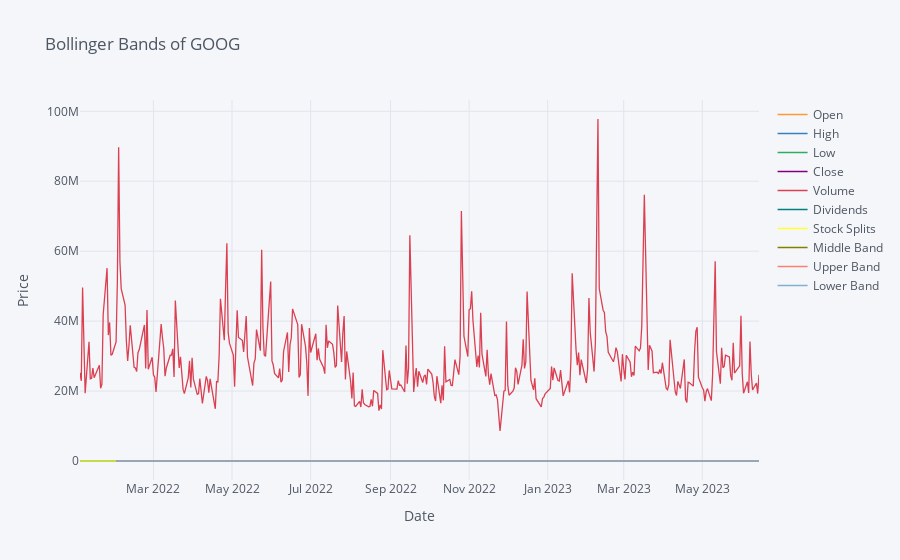

The code cell stored with this chart in its notebook:
### Markdown cell above
## Bollinger Bands

### Code cell
import yfinance as yf
import cufflinks as cf
import plotly.offline

cf.go_offline()
cf.set_config_file(offline=False, world_readable=True)

# Define the Ticker Symbol
ticker_symbol = "GOOG"

# Get the data on this ticker
ticker_data = yf.Ticker(ticker_symbol)

# Get the historical prices for the specified period
ticker_df = ticker_data.history(period="1d", start="2022-1-1", end="2023-6-15")

# Calculate Middle Bollinger Band (SMA)
ticker_df["Middle Band"] = ticker_df["Close"].rolling(window=20).mean()

# Calculate Upper and Lower Bollinger Bands (2 standard deviations from the SMA)
ticker_df["Upper Band"] = ticker_df["Middle Band"] + 2*ticker_df["Close"].rolling(window=20).std()
ticker_df["Lower Band"] = ticker_df["Middle Band"] - 2*ticker_df["Close"].rolling(window=20).std()

# Define the data
data = [ticker_df["Upper Band"], ticker_df["Middle Band"], ticker_df["Lower Band"], ticker_df["Close"]]

# Plot the chart
ticker_df.iplot(
    title="Bollinger Bands of " + ticker_symbol,
    xTitle="Date",
    yTitle="Price",
    theme="pearl",
)

### Figure 1 — Plotly figure (JSON) as saved in the notebook; plotly's stock layout.template omitted (floating-point values rounded to 4 significant figures; data arrays with more than 128 entries replaced by an {"elided": "..."} marker saying what was removed)
{"data": [{"line": {"color": "rgba(255, 153, 51, 1.0)", "dash": "solid", "shape": "linear", "width": 1.3}, "mode": "lines", "name": "Open", "text": "", "type": "scatter", "x": {"elided": "364 str values"}, "y": {"elided": "364 float values"}}, {"line": {"color": "rgba(55, 128, 191, 1.0)", "dash": "solid", "shape": "linear", "width": 1.3}, "mode": "lines", "name": "High", "text": "", "type": "scatter", "x": {"elided": "364 str values"}, "y": {"elided": "364 float values"}}, {"line": {"color": "rgba(50, 171, 96, 1.0)", "dash": "solid", "shape": "linear", "width": 1.3}, "mode": "lines", "name": "Low", "text": "", "type": "scatter", "x": {"elided": "364 str values"}, "y": {"elided": "364 float values"}}, {"line": {"color": "rgba(128, 0, 128, 1.0)", "dash": "solid", "shape": "linear", "width": 1.3}, "mode": "lines", "name": "Close", "text": "", "type": "scatter", "x": {"elided": "364 str values"}, "y": {"elided": "364 float values"}}, {"line": {"color": "rgba(219, 64, 82, 1.0)", "dash": "solid", "shape": "linear", "width": 1.3}, "mode": "lines", "name": "Volume", "text": "", "type": "scatter", "x": {"elided": "364 str values"}, "y": {"elided": "364 int values"}}, {"line": {"color": "rgba(0, 128, 128, 1.0)", "dash": "solid", "shape": "linear", "width": 1.3}, "mode": "lines", "name": "Dividends", "text": "", "type": "scatter", "x": {"elided": "364 str values"}, "y": {"elided": "364 int values"}}, {"line": {"color": "rgba(255, 255, 51, 1.0)", "dash": "solid", "shape": "linear", "width": 1.3}, "mode": "lines", "name": "Stock Splits", "text": "", "type": "scatter", "x": {"elided": "364 str values"}, "y": {"elided": "364 int values"}}, {"line": {"color": "rgba(128, 128, 0, 1.0)", "dash": "solid", "shape": "linear", "width": 1.3}, "mode": "lines", "name": "Middle Band", "text": "", "type": "scatter", "x": {"elided": "364 str values"}, "y": {"elided": "364 mixed values"}}, {"line": {"color": "rgba(251, 128, 114, 1.0)", "dash": "solid", "shape": "linear", "width": 1.3}, "mode": "lines", "name": "Upper Band", "text": "", "type": "scatter", "x": {"elided": "364 str values"}, "y": {"elided": "364 mixed values"}}, {"line": {"color": "rgba(128, 177, 211, 1.0)", "dash": "solid", "shape": "linear", "width": 1.3}, "mode": "lines", "name": "Lower Band", "text": "", "type": "scatter", "x": {"elided": "364 str values"}, "y": {"elided": "364 mixed values"}}], "layout": {"legend": {"bgcolor": "#F5F6F9", "font": {"color": "#4D5663"}}, "paper_bgcolor": "#F5F6F9", "plot_bgcolor": "#F5F6F9", "title": {"font": {"color": "#4D5663"}, "text": "Bollinger Bands of GOOG"}, "xaxis": {"gridcolor": "#E1E5ED", "showgrid": true, "tickfont": {"color": "#4D5663"}, "title": {"font": {"color": "#4D5663"}, "text": "Date"}, "zerolinecolor": "#E1E5ED"}, "yaxis": {"gridcolor": "#E1E5ED", "showgrid": true, "tickfont": {"color": "#4D5663"}, "title": {"font": {"color": "#4D5663"}, "text": "Price"}, "zerolinecolor": "#E1E5ED"}}}
